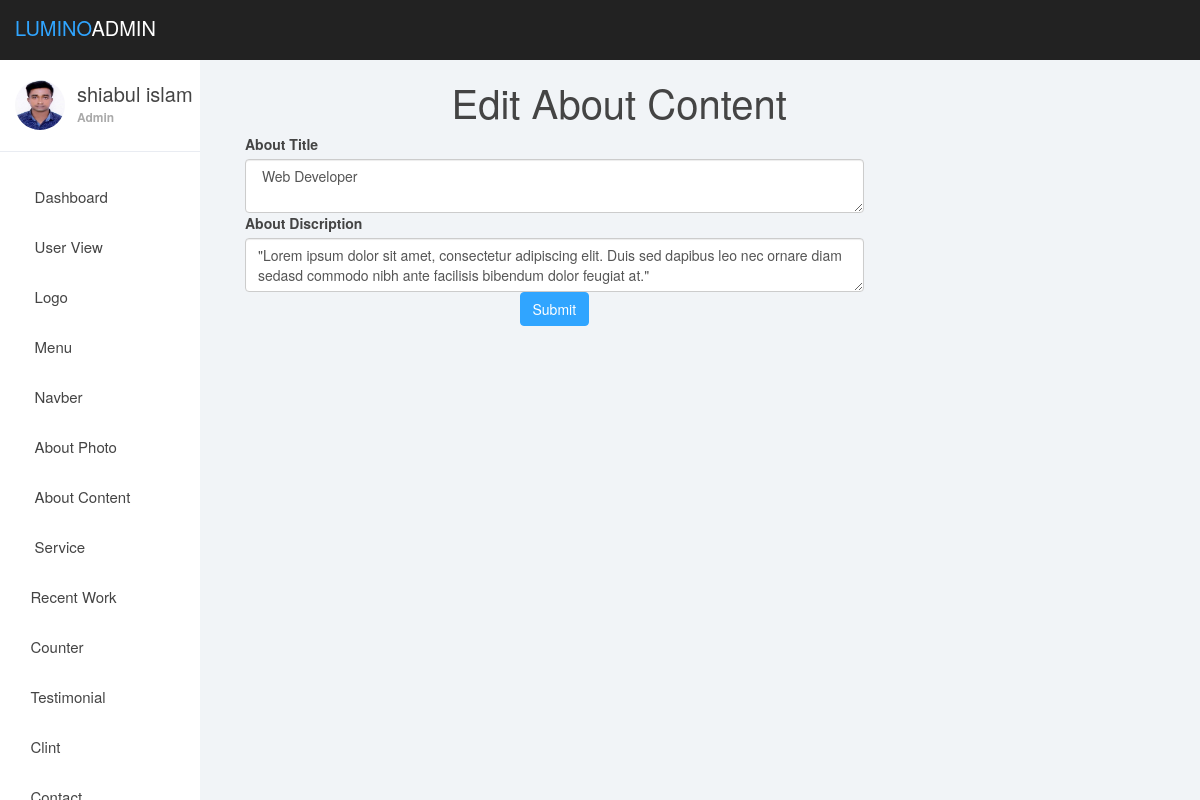
Page /zuman/about_content_edit.php?id=5 (signed in) on the committed database.
### tables this page shows
CREATE TABLE `about_content` (
  `id` int(11) NOT NULL,
  `title` text NOT NULL,
  `discrip` text NOT NULL
);

### zuman/about_content_edit.php (the view, shortened to what this page needs)
<?php
require_once "dashboard/header.php";
 ?>
<?php
require 'db.php';
$user_id=$_GET['id'];
$about_select="SELECT * FROM about_content WHERE id=$user_id";
$about_query=mysqli_query($db_connection,$about_select);
$assoc_after=mysqli_fetch_assoc($about_query);
?>
<div class="col-lg-10 " >
	<h1 class="text-center">Edit About Content</h1>
	<form action="about_contentedit_post.php" method="POST" enctype="multipart/form-data">
		<div class="col-lg-10">
			<label>About Title</label>
						<textarea class="form-control" name="discription"><?php echo $assoc_after['title']; ?></textarea>
		</div>
		<div class="col-lg-10">
			<label>About Discription</label><br>
			<textarea class="form-control" name="discription"><?php echo $assoc_after['discrip']; ?></textarea>
		</div><br>
		<div class="col-lg-10 text-center">
			<button type="submit" class="btn btn-primary ">Submit</button>
		</div>
	</form>
</div>
 <?php
require_once "dashboard/footer.php";
 ?>

### zuman/dashboardasset/css/styles.css (style rules this page uses)
body { background: #f1f4f7; padding-top: 60px; font-size: 14px; color: #444444; font-family: "Montserrat", "Helvetica Neue", Helvetica, Arial, sans-serif; }
h1, h2, h3, h4, h5, h6 { color: #444444; }
h1 { font-weight: 300; font-size: 40px; }
.btn-primary, .btn-primary:hover, .btn-primary:focus, .btn-primary:active, .btn-primary.active, .open > .dropdown-toggle.btn-primary, .btn-primary.disabled, .btn-primary[disabled], fieldset[disabled] .btn-primary, .btn-primary.disabled:hover, .btn-primary[disabled]:hover, fieldset[disabled] .btn-primary:hover, .btn-primary.disabled:focus, .btn-primary[disabled]:focus, fieldset[disabled] .btn-primary:focus, .btn-primary.disabled:active, .btn-primary[disabled]:active, fieldset[disabled] .btn-primary:active, .btn-primary.disabled.active, .btn-primary[disabled].active, fieldset[disabled] .btn-primary.active { background-color: #30a5ff; border-color: #30a5ff; }

### rows in the picture
about_content: discription "Web Developer", discription "\"Lorem ipsum dolor sit amet, consectetur adipiscing elit. Duis sed dapibus leo nec ornare diam sedasd commodo nibh ante facilisis bibendum dolor feugiat at.\""

### other values in the picture
$_SESSION['name'] "shiabul islam"
